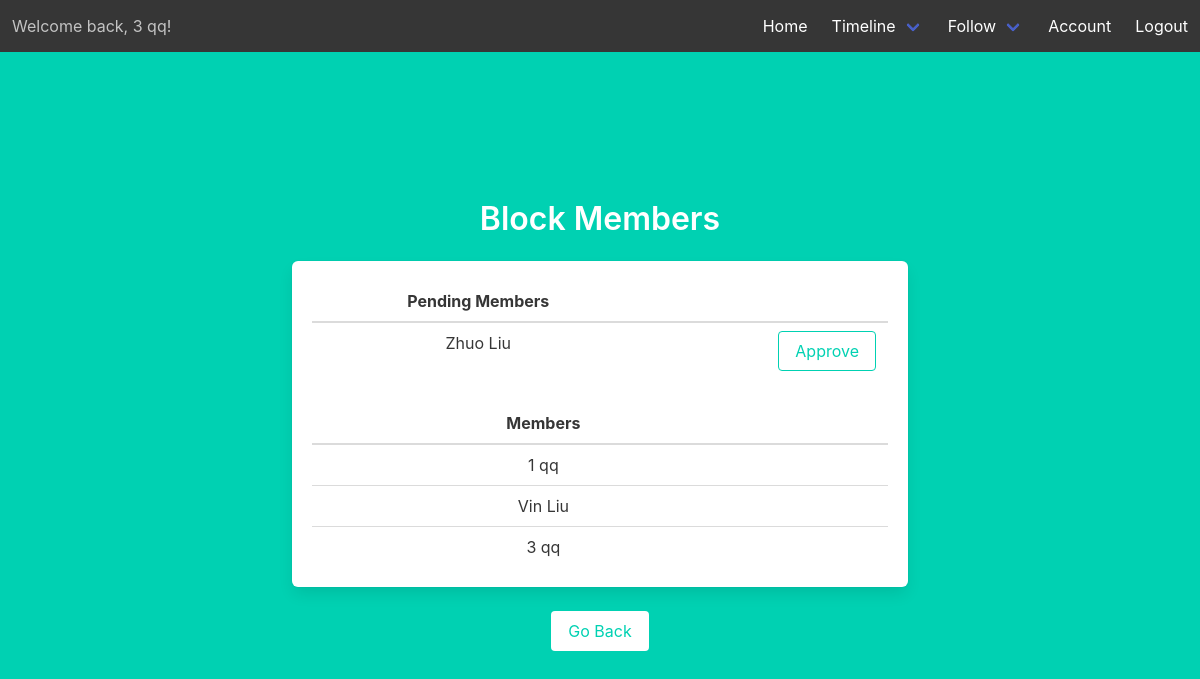
The app's page /block-members (signed in) with its own data.
### models.py (models this page shows)
class Users(UserMixin, db.Model):
    __tablename__ = 'Users'
    id = db.Column(db.Integer, primary_key=True)
    email = db.Column(db.String(45), unique=True, nullable=False)
    pword = db.Column(db.String(45), nullable=False)
    fname = db.Column(db.String(45), nullable=False)
    lname = db.Column(db.String(45), nullable=False)
    street_addr = db.Column(db.String(45), nullable=False)
    cid = db.Column(db.Integer, db.ForeignKey('City.id'), nullable=False)
    uprofile = db.Column(db.Text)
    photo = db.Column(db.Text)
    last_logout_timestamp = db.Column(db.DateTime, default=datetime.now().replace(microsecond=0))

### location.py (the view)
@location.route('/block-members')
@login_required
def block_members():
    my_membership = get_my_membership()
    if my_membership:
        if my_membership.approval_count == -1:
            my_block_id = get_my_membership().bid
            pending = Membership.query.filter(
                Membership.bid == my_block_id, Membership.approval_count > -1).all()
            pending_count = len(pending)
            print('-------------------')
            print(pending)
            print(pending_count)
            approved_by_you = Approval.query.filter_by(
                approver=current_user.id, bid=my_block_id).all()
            approved_by_you_uid_list = []
            if approved_by_you:
                for i in approved_by_you:
                    approved_by_you_uid_list.append(i.approvee)
            pending_users_membership = []
            for i in pending:
                if i.uid not in approved_by_you_uid_list:
                    pending_users_membership.append(
                        [Users.query.filter_by(id=i.uid).first(), i])
            approved = Membership.query.filter(
                Membership.bid == my_block_id, Membership.approval_count < 0).all()
            approved_count = len(approved)
            print('-------------------')
            print(approved)
            print(pending_count)
            approved_users_membership = []
            for i in approved:
                approved_users_membership.append(
                    [Users.query.filter_by(id=i.uid).first(), i])
        elif my_membership.approval_count > -1:
            return render_template('block-members.html', status='Pending')
        else:
            return render_template('block-members.html', status='Not')
    else:
        return render_template('block-members.html', status='No-membership')
    return render_template('block-members.html', pending_count=pending_count, pending_users_membership=pending_users_membership, approved_users_membership=approved_users_membership, approved_count=approved_count)

### location.py (called while the page is built)
@login_required
def get_my_membership():
    return Membership.query.filter_by(uid=current_user.id).first()

### templates/block-members.html (shortened to what this page needs)
{% extends "base.html" %}
{% block content %}
<div class="column is-8 is-offset-2">
    {% if status == 'Pending' %}
    <h1 class="title">
        Your membership is still pending.
    </h1>
    {% elif status == 'Not' %}
    <h1 class="title">
        You aren't a member of this block.
    </h1>
    {% elif status == 'No-membership' %}
    <h1 class="title">
        You aren't a member of any blocks.
    </h1>
    {% else %}
    <h1 class="title">
        Block Members
    </h1>
    <div class="box">
        {% if pending_count != 0 %}
        <table class="table is-fullwidth">
            <thead>
                <tr>
                    <th>Pending Members</th>
                    <th></th>
                </tr>
            </thead>
            <tbody>
                {% for i in pending_users_membership %}
                <tr>
                    <td>{{ i[0].fname }} {{ i[0].lname }}</td>
                    <td>
                        <form method="POST" action="/block-members">
                            <div class="control has-text-right">
                                <input class="button is-primary is-outlined" type="submit" name="action"
                                    value="Approve">
                            </div>
                        </form>
                    </td>
                </tr>
                {% endfor %}
            </tbody>
        </table>
        {% endif %}
        {% if approved_count == 0 %}
        <h3 class="subtitle  is-4 has-text-primary">You're the only user in your block.</h3>
        {% else %}
        <table class="table is-fullwidth">
            <thead>
                <tr>
                    <th>Members</th>
                    <th></th>
                </tr>
            </thead>
            <tbody>
                {% for i in approved_users_membership %}
                <tr>
                    <td>{{ i[0].fname }} {{ i[0].lname }}</td>
                    <td></td>
                </tr>
                {% endfor %}
            </tbody>
        </table>
        {% endif %}
    </div>
    {% endif %}
    <button class="button is-primary is-inverted" onclick="goBack()">Go Back</button>
</div>
{% endblock %}

### templates/base.html (shortened to what this page needs)
<!DOCTYPE html>
<html>
<head>
    <link rel="stylesheet" href="https://cdnjs.cloudflare.com/ajax/libs/bulma/0.7.2/css/bulma.min.css" />
</head>
<body>
    <section class="hero is-primary is-fullheight">
        <div class="hero-head">
            <nav class="navbar has-background-dark" role="navigation" aria-label="main navigation">
                {% if current_user.is_authenticated %}
                <div class="navbar-start">
                    <p class="navbar-item">
                        Welcome back, {{ current_user.fname }} {{ current_user.lname }}!
                    </p>
                </div>
                {% endif %}
                <div id="navbarMenuHeroA" class="navbar-menu ">
                    <div class="navbar-end">
                        <a href="{{ url_for('main.index') }}" class="navbar-item">
                            Home
                        </a>
                        {% if current_user.is_authenticated %}
                        <div class="navbar-item has-dropdown is-hoverable has-text-white has-background-dark">
                            <a class="navbar-link has-background-dark">
                                Timeline
                            </a>
                        </div>
                        {% endif %}
                        {% if current_user.is_authenticated %}
                        <div class="navbar-item has-dropdown is-hoverable has-text-white has-background-dark">
                            <a class="navbar-link has-background-dark">
                                Follow
                            </a>
                        </div>
                        {% endif %}
                        {% if current_user.is_authenticated %}
                        <a href="{{ url_for('acc.account') }}" class="navbar-item">
                            Account
                        </a>
                        {% endif %}
                        {% if current_user.is_authenticated %}
                        <a href="{{ url_for('auth.logout') }}" class="navbar-item">
                            Logout
                        </a>
                        {% endif %}
                    </div>
                </div>
            </nav>
        </div>
        <div class="hero-body">
            <div class="container has-text-centered">
                {% block content %}
                {% endblock %}
            </div>
        </div>
    </section>
</body>
</html>

### records on screen
Users: fname "3", lname "qq"
Users: fname "Zhuo", lname "Liu"
Users: fname "1", lname "qq"
Users: fname "Vin", lname "Liu"
